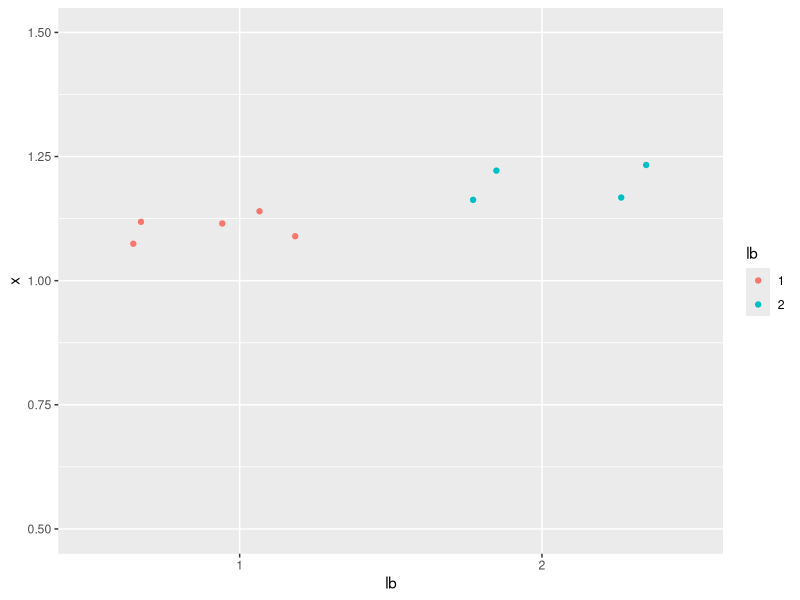
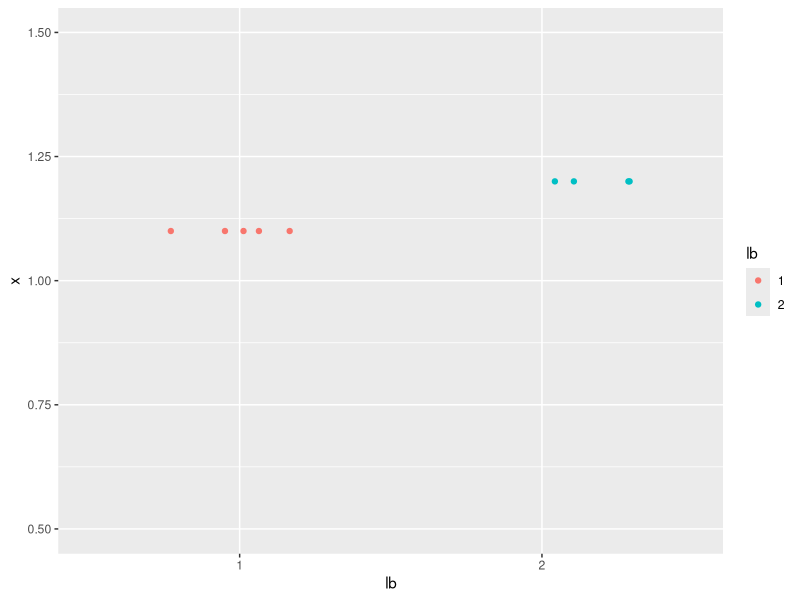
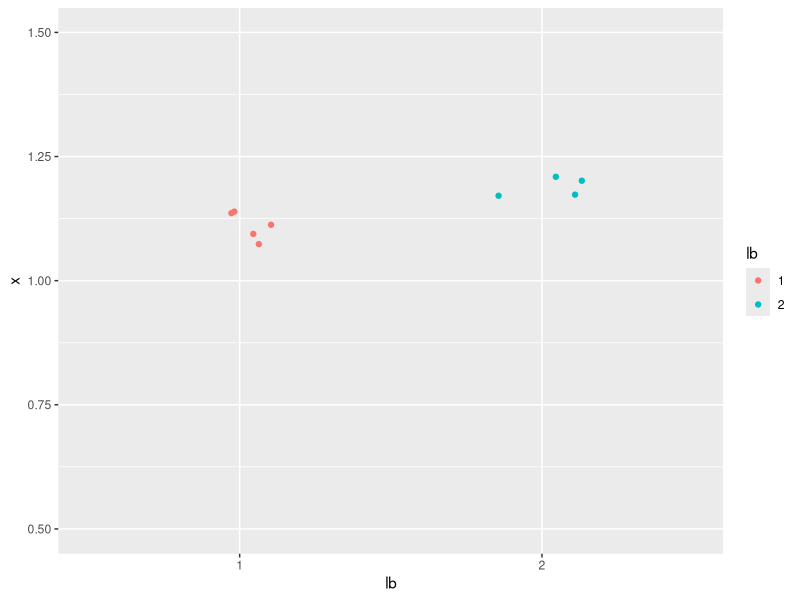
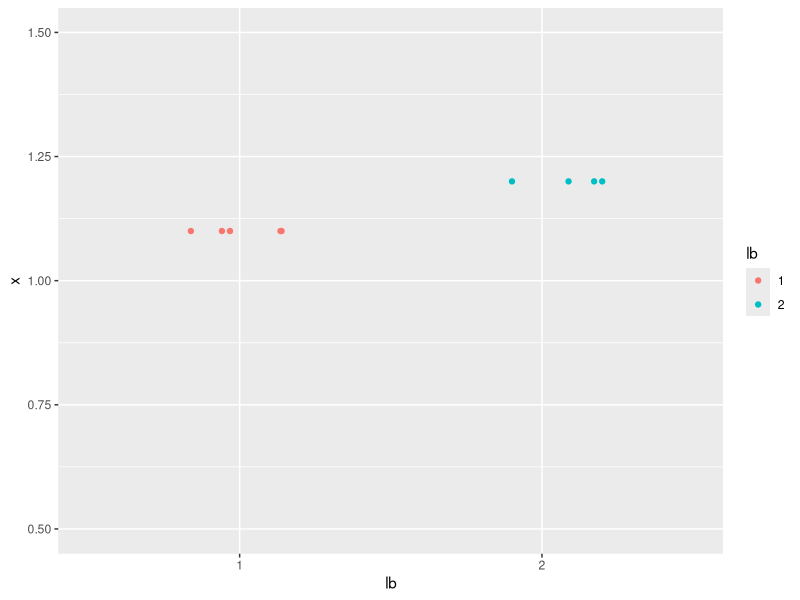

Source code (R) for these figures, in order:
## ---- chunk 1
library(tidyverse)
## ---- chunk 2
x <- c(rep(1.1,5),rep(1.2,4))
y <- c(rep("1",5),rep("2",4))

dfm <- tibble(x = x, lb = y)
## ---- chunk 3
dfm %>% ggplot(aes(x = lb, y = x, color = lb)) +
    geom_jitter() + ylim(0.5,1.5)
## ---- chunk 4
dfm %>% ggplot(aes(x = lb, y = x, color = lb)) +
    geom_jitter(height = 0) + ylim(0.5,1.5)
## ---- chunk 5
dfm %>% ggplot(aes(x = lb, y = x, color = lb)) +
    geom_jitter(width = 0.2) + ylim(0.5,1.5)
## ---- chunk 6
dfm %>% ggplot(aes(x = lb, y = x, color = lb)) +
    geom_jitter(width = 0.2, height = 0) + ylim(0.5,1.5)
